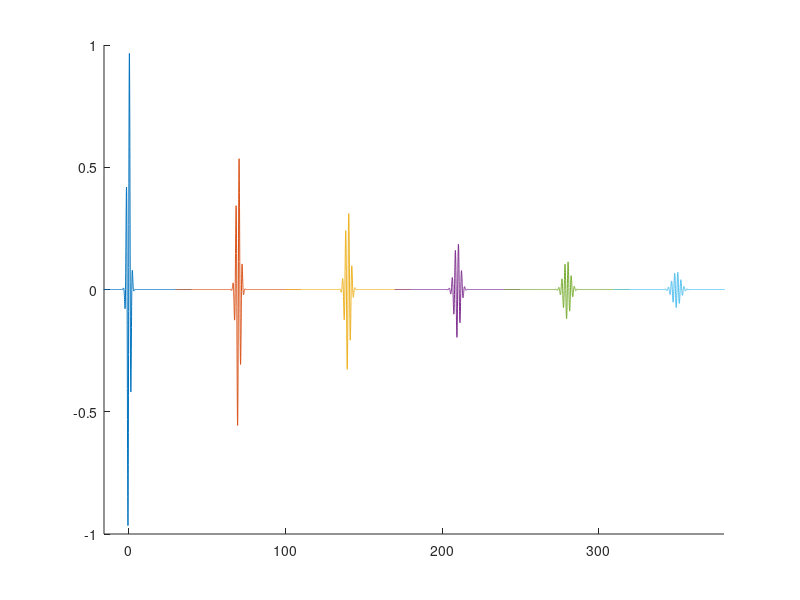

Write the MATLAB code that produced this figure. (Note: this script raises an error after producing the figure.)
freq = 0.5e6; % 1/4 van onze frequentie
omega = 2*pi * freq;
reflectiecoeff = 0.7; %percentage verlies per trip
sigma = 1.05e-6; 	%'breedte' ongeveer 4 sigma. Stel breedte  =  10 pulsen 2MHz 
			% = > ongeveer 10*0.5e-6 / 4
dsigma = 0.3e-6; %increment in sigma per trip     "dispersie"
trips = 6; %aantal trips
factor = 1.5e-6 / trips;

tmin = -4e-5;
tmax = 4e-5;
tnum = 1500; % groot = nodig voor nauwkeurigheid
ts = linspace(tmin,tmax,tnum); %tijdstippen

clf;
hold on;





delay = 1/14300;



ys = zeros(1,tnum); %uitwijking
for n=0:(trips-1)
	s = sigma + n * dsigma;
	mu = delay * n; %"totale" delay
	pakket = factor * sin(omega*(ts+mu)) ... %or sin for boobies
		.* reflectiecoeff^n ...
		./ s .* exp(-(ts).^2 ./ (2 * s^2));
	plot(1e6*(ts+mu),4.5*pakket);

end

axis([1e6*[-15*sigma,0.00038],[-1,1]]);

naam='puls-echo';
xlab='t ($\mu$s)';
ylab='';
ylabrule='0.3cm';
width='800';
height='500';
maakgraph(naam,xlab,ylab,ylabrule,width,height);

hold off;
